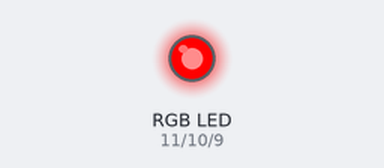
Bench run of a sketch on a simulated Arduino Uno, built with avr-gcc and run on an emulated ATmega328P. On the bench: an RGB LED mixed from three pins (HIGH = lit). Dim RGB values are drawn brighter than linear.

Above: at 0.05 s.
At 0.9 s:
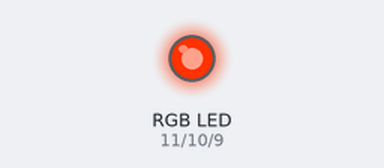
At 1.3 s:
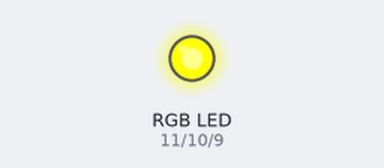
At 1.75 s:
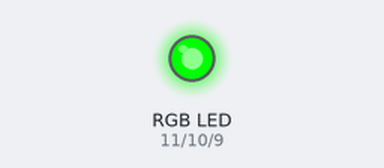
At 2.6 s:
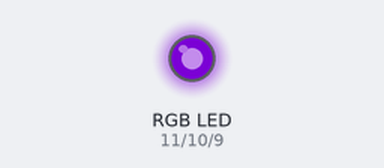
At 3.5 s:
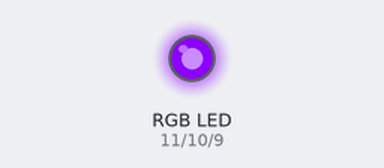
Timing chart, 0 to 8.1 s (numbered marks = the images above):
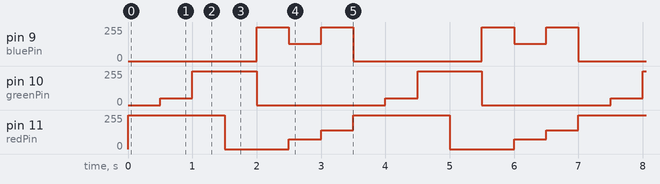

Measured:
- by itself, pin 9 (bluePin): repeats every 3.5 s: 130/255 0.50 s, 255/255 0.50 s, 0/255 2.0 s, 255/255 0.50 s
- by itself, pin 10 (greenPin): repeats every 3.5 s: 255/255 1.0 s, 0/255 2.0 s, 50/255 0.50 s
- by itself, pin 11 (redPin): repeats every 3.5 s: 0/255 1.0 s, 75/255 0.50 s, 139/255 0.50 s, 255/255 1.5 s

The sketch:

RBG-LED_Rainbow_Varitation_.ino
```cpp
int redPin = 11;
int greenPin = 10;
int bluePin = 9;

void setup()
{
  pinMode(redPin, OUTPUT);
  pinMode(greenPin, OUTPUT);
  pinMode(bluePin, OUTPUT);
}

void loop()
{
  setColor(255, 0, 0);
  delay(500);
  setColor(255, 50, 0);
  delay(500);
  setColor(255, 255, 0);
  delay(500);
  setColor( 0, 255, 0);
  delay(500);
  setColor(0, 0, 255);
  delay(500);
  setColor(75, 0, 130);
  delay(500);
  setColor(139, 0, 255);
  delay(500);
}

void setColor(int red, int green, int blue)
{
  analogWrite(redPin, red);
  analogWrite(greenPin, green);
  analogWrite(bluePin, blue);
}
```
